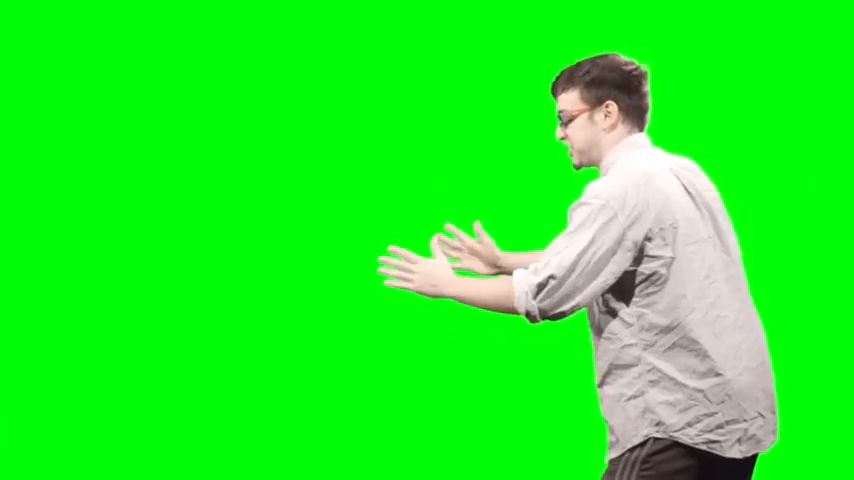
#> input picture frame 24 of 크로마키/imgs/green_screen_vid.mp4, 854 x 480 px
$ python chroma_green_vid.py
#> lines starting #> are read from the running program, lines starting #| are printed output that depends on the picture; after the words box and inside, x2 and y2 are one past the last pixel; in counts of white or black regions, pixels touching at a corner belong together
import cv2
import numpy as np
import time
import scipy

cap = cv2.VideoCapture('imgs/green_screen_vid.mp4')

while True:
    ret, frame = cap.read()
#> frame is the input picture: shape (480, 854, 3); mean B, G, R 34.8, 239.2, 35

    if (ret):

        img_copy = np.copy(frame)
        img_copy = cv2.cvtColor(frame, cv2.COLOR_BGR2RGB)
        lower_green = np.array([0,100,0])
        upper_green = np.array([120, 255, 100])
        mask = cv2.inRange(img_copy, lower_green, upper_green)
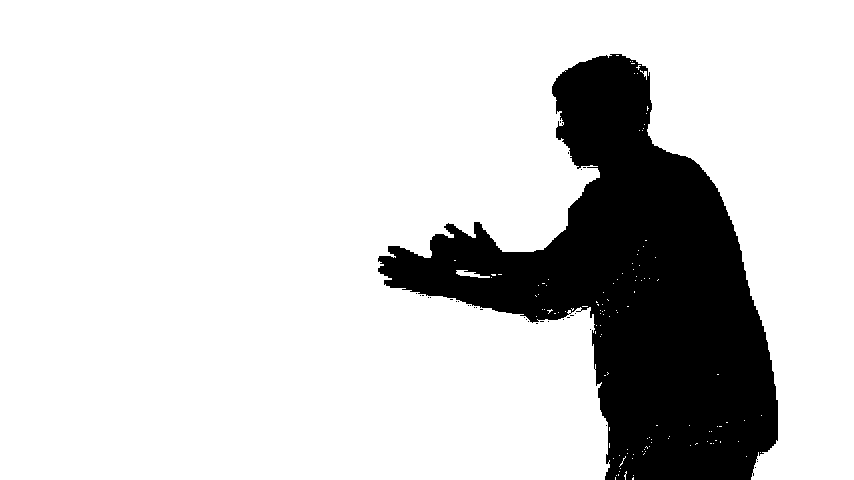
#> mask: shape (480, 854); 82.2% white; 32 black regions (31 under 20 px), largest, box (x1, y1, x2, y2) and area: (378, 54, 778, 480) 72983

        #contours, hierarchy = cv2.findContours(thresh, cv2.RETR_TREE, cv2.CHAIN_APPROX_SIMPLE)
        #cv2.drawContours(frame, contours, -1, (255, 255, 0), 3)

        cv2.imshow('mask',mask)
        key = cv2.waitKey(10)
#> (key q is pressed here)


    if key & 0xFF == ord('q'):
            break


cap.release()
cv2.destroyAllWindows()

$ run again, starting later in the video
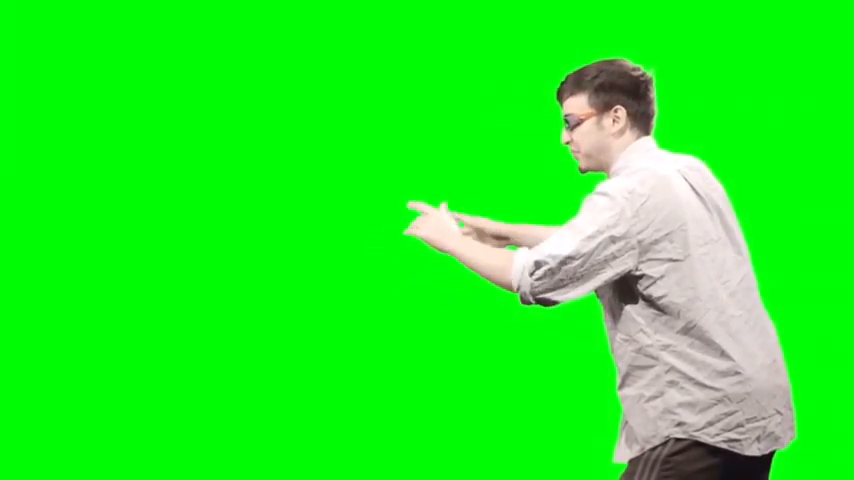
#> input picture frame 111 of 크로마키/imgs/green_screen_vid.mp4, 854 x 480 px
#> frame is the input picture: shape (480, 854, 3); mean B, G, R 33.5, 239.1, 33.4
#> `mask = cv2.inRange(img_copy, lower_green, upper_green)`:
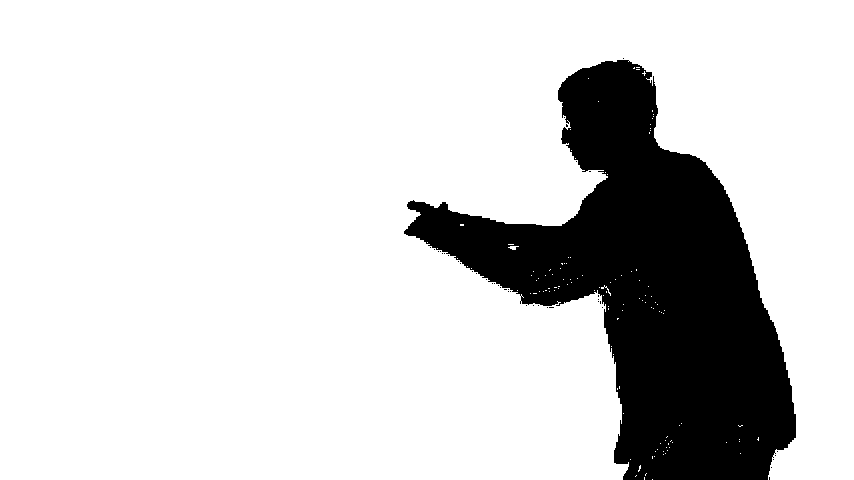
#> mask: shape (480, 854); 82.7% white; 41 black regions (40 under 20 px), largest, box (x1, y1, x2, y2) and area: (404, 60, 796, 480) 70957

$ run again, starting later in the video
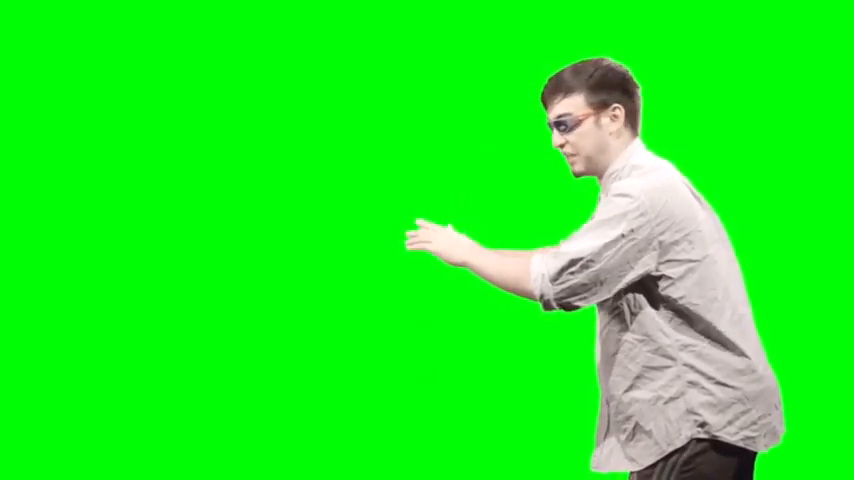
#> input picture frame 197 of 크로마키/imgs/green_screen_vid.mp4, 854 x 480 px
#> frame is the input picture: shape (480, 854, 3); mean B, G, R 31.1, 239.8, 30.7
#> `mask = cv2.inRange(img_copy, lower_green, upper_green)`:
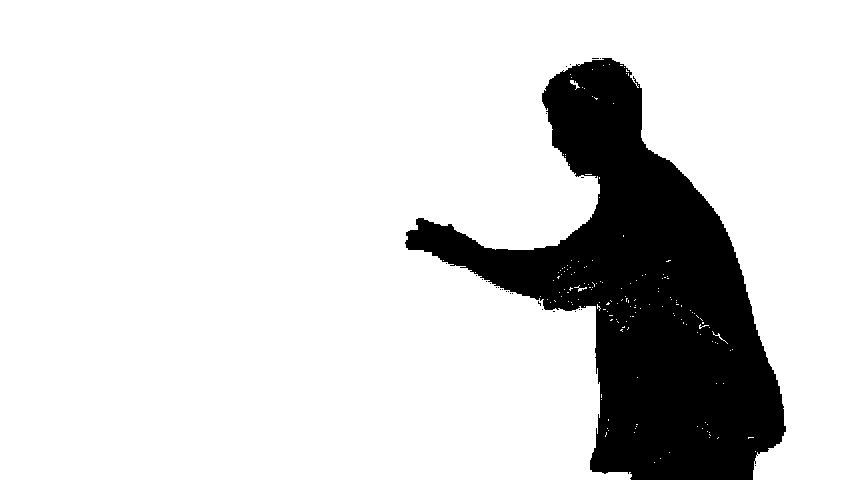
#> mask: shape (480, 854); 84% white; 27 black regions (26 under 20 px), largest, box (x1, y1, x2, y2) and area: (405, 58, 786, 480) 65555
